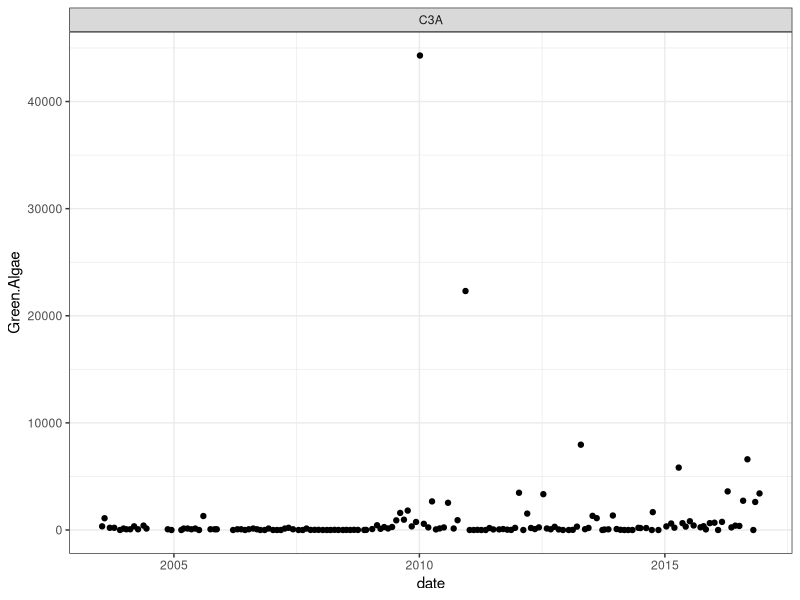

Recreate this plot in R.
## ---- chunk 1
knitr::opts_chunk$set(echo = TRUE)
## ---- chunk 2
library(ggplot2)
library(tidyverse)
library(lubridate)

phyto.hist = read.csv("../data/EMP_Phytoplankton_1975_2016_Data.csv") %>%
  mutate(date = mdy(SampleDate)) %>% 
#  filter(StationCode %in% c("D22","D24", "C3A"))
  filter(StationCode == "C3A")

ggplot(phyto.hist, aes(x=date, y=Green.Algae)) + geom_point() + facet_wrap(~StationCode, scales = "free") + theme_bw()

